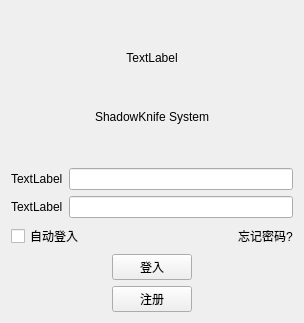
<?xml version="1.0" encoding="UTF-8"?>
<ui version="4.0">
 <class>LoginInertace</class>
 <widget class="QWidget" name="LoginInertace">
  <property name="geometry">
   <rect>
    <x>0</x>
    <y>0</y>
    <width>304</width>
    <height>323</height>
   </rect>
  </property>
  <property name="baseSize">
   <size>
    <width>495</width>
    <height>705</height>
   </size>
  </property>
  <property name="windowTitle">
   <string>LoginInertace</string>
  </property>
  <layout class="QGridLayout" name="gridLayout">
   <item row="0" column="0">
    <layout class="QVBoxLayout" name="verticalLayout">
     <item>
      <spacer name="verticalSpacer_3">
       <property name="orientation">
        <enum>Qt::Vertical</enum>
       </property>
       <property name="sizeHint" stdset="0">
        <size>
         <width>20</width>
         <height>40</height>
        </size>
       </property>
      </spacer>
     </item>
     <item>
      <widget class="QLabel" name="logo">
       <property name="text">
        <string>TextLabel</string>
       </property>
       <property name="alignment">
        <set>Qt::AlignCenter</set>
       </property>
      </widget>
     </item>
     <item>
      <spacer name="verticalSpacer_2">
       <property name="orientation">
        <enum>Qt::Vertical</enum>
       </property>
       <property name="sizeHint" stdset="0">
        <size>
         <width>20</width>
         <height>13</height>
        </size>
       </property>
      </spacer>
     </item>
     <item>
      <widget class="QLabel" name="name">
       <property name="text">
        <string>ShadowKnife System</string>
       </property>
       <property name="alignment">
        <set>Qt::AlignCenter</set>
       </property>
      </widget>
     </item>
     <item>
      <spacer name="verticalSpacer">
       <property name="orientation">
        <enum>Qt::Vertical</enum>
       </property>
       <property name="sizeHint" stdset="0">
        <size>
         <width>20</width>
         <height>13</height>
        </size>
       </property>
      </spacer>
     </item>
     <item>
      <layout class="QHBoxLayout" name="horizontalLayout_3">
       <item>
        <widget class="QLabel" name="label">
         <property name="text">
          <string>TextLabel</string>
         </property>
        </widget>
       </item>
       <item>
        <widget class="QLineEdit" name="lineEdit"/>
       </item>
      </layout>
     </item>
     <item>
      <layout class="QHBoxLayout" name="horizontalLayout_2">
       <item>
        <widget class="QLabel" name="label_2">
         <property name="text">
          <string>TextLabel</string>
         </property>
        </widget>
       </item>
       <item>
        <widget class="QLineEdit" name="lineEdit_2"/>
       </item>
      </layout>
     </item>
     <item>
      <layout class="QHBoxLayout" name="horizontalLayout">
       <item>
        <widget class="QCheckBox" name="intologin">
         <property name="text">
          <string>自动登入</string>
         </property>
        </widget>
       </item>
       <item>
        <spacer name="horizontalSpacer">
         <property name="orientation">
          <enum>Qt::Horizontal</enum>
         </property>
         <property name="sizeHint" stdset="0">
          <size>
           <width>18</width>
           <height>20</height>
          </size>
         </property>
        </spacer>
       </item>
       <item>
        <widget class="QLabel" name="forgetpassword">
         <property name="text">
          <string>忘记密码?</string>
         </property>
        </widget>
       </item>
      </layout>
     </item>
     <item>
      <layout class="QHBoxLayout" name="horizontalLayout_5">
       <item>
        <spacer name="horizontalSpacer_2">
         <property name="orientation">
          <enum>Qt::Horizontal</enum>
         </property>
         <property name="sizeHint" stdset="0">
          <size>
           <width>18</width>
           <height>20</height>
          </size>
         </property>
        </spacer>
       </item>
       <item>
        <widget class="QPushButton" name="login">
         <property name="text">
          <string>登入</string>
         </property>
        </widget>
       </item>
       <item>
        <spacer name="horizontalSpacer_3">
         <property name="orientation">
          <enum>Qt::Horizontal</enum>
         </property>
         <property name="sizeHint" stdset="0">
          <size>
           <width>13</width>
           <height>20</height>
          </size>
         </property>
        </spacer>
       </item>
      </layout>
     </item>
     <item>
      <layout class="QHBoxLayout" name="horizontalLayout_4">
       <item>
        <spacer name="horizontalSpacer_4">
         <property name="orientation">
          <enum>Qt::Horizontal</enum>
         </property>
         <property name="sizeHint" stdset="0">
          <size>
           <width>18</width>
           <height>20</height>
          </size>
         </property>
        </spacer>
       </item>
       <item>
        <widget class="QPushButton" name="signin">
         <property name="text">
          <string>注册</string>
         </property>
        </widget>
       </item>
       <item>
        <spacer name="horizontalSpacer_5">
         <property name="orientation">
          <enum>Qt::Horizontal</enum>
         </property>
         <property name="sizeHint" stdset="0">
          <size>
           <width>18</width>
           <height>20</height>
          </size>
         </property>
        </spacer>
       </item>
      </layout>
     </item>
    </layout>
   </item>
  </layout>
 </widget>
 <resources/>
 <connections/>
</ui>
